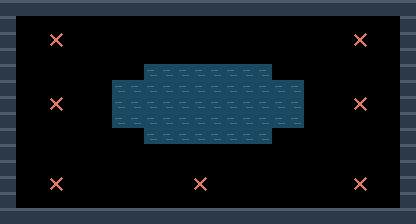

A level layout from a 2D game, rendered from its tile map. Below: a short description, then the map file with its tile-grid data intact:
An orthogonal 26x14 tile map with 16x16 px tiles, 2 tile layers (terreno, marcadores).

<map version="1.10" tiledversion="1.11.0" orientation="orthogonal" renderorder="right-down" width="26" height="14" tilewidth="16" tileheight="16" infinite="0" nextlayerid="3" nextobjectid="1">
 <properties>
  <property name="tipo" value="combate" />
  <property name="nombre" value="poza" />
 </properties>
 <tileset firstgid="1" source="muelle.tsx" />
 <layer id="1" name="terreno" width="26" height="14">
  <data encoding="csv">
1,1,1,1,1,1,1,1,1,1,1,1,1,1,1,1,1,1,1,1,1,1,1,1,1,1,
1,0,0,0,0,0,0,0,0,0,0,0,0,0,0,0,0,0,0,0,0,0,0,0,0,1,
1,0,0,0,0,0,0,0,0,0,0,0,0,0,0,0,0,0,0,0,0,0,0,0,0,1,
1,0,0,0,0,0,0,0,0,0,0,0,0,0,0,0,0,0,0,0,0,0,0,0,0,1,
1,0,0,0,0,0,0,0,0,2,2,2,2,2,2,2,2,0,0,0,0,0,0,0,0,1,
1,0,0,0,0,0,0,2,2,2,2,2,2,2,2,2,2,2,2,0,0,0,0,0,0,1,
1,0,0,0,0,0,0,2,2,2,2,2,2,2,2,2,2,2,2,0,0,0,0,0,0,1,
1,0,0,0,0,0,0,2,2,2,2,2,2,2,2,2,2,2,2,0,0,0,0,0,0,1,
1,0,0,0,0,0,0,0,0,2,2,2,2,2,2,2,2,0,0,0,0,0,0,0,0,1,
1,0,0,0,0,0,0,0,0,0,0,0,0,0,0,0,0,0,0,0,0,0,0,0,0,1,
1,0,0,0,0,0,0,0,0,0,0,0,0,0,0,0,0,0,0,0,0,0,0,0,0,1,
1,0,0,0,0,0,0,0,0,0,0,0,0,0,0,0,0,0,0,0,0,0,0,0,0,1,
1,0,0,0,0,0,0,0,0,0,0,0,0,0,0,0,0,0,0,0,0,0,0,0,0,1,
1,1,1,1,1,1,1,1,1,1,1,1,1,1,1,1,1,1,1,1,1,1,1,1,1,1
</data>
 </layer>
 <layer id="2" name="marcadores" width="26" height="14">
  <data encoding="csv">
0,0,0,0,0,0,0,0,0,0,0,0,0,0,0,0,0,0,0,0,0,0,0,0,0,0,
0,0,0,0,0,0,0,0,0,0,0,0,0,0,0,0,0,0,0,0,0,0,0,0,0,0,
0,0,0,3,0,0,0,0,0,0,0,0,0,0,0,0,0,0,0,0,0,0,3,0,0,0,
0,0,0,0,0,0,0,0,0,0,0,0,0,0,0,0,0,0,0,0,0,0,0,0,0,0,
0,0,0,0,0,0,0,0,0,0,0,0,0,0,0,0,0,0,0,0,0,0,0,0,0,0,
0,0,0,0,0,0,0,0,0,0,0,0,0,0,0,0,0,0,0,0,0,0,0,0,0,0,
0,0,0,3,0,0,0,0,0,0,0,0,0,0,0,0,0,0,0,0,0,0,3,0,0,0,
0,0,0,0,0,0,0,0,0,0,0,0,0,0,0,0,0,0,0,0,0,0,0,0,0,0,
0,0,0,0,0,0,0,0,0,0,0,0,0,0,0,0,0,0,0,0,0,0,0,0,0,0,
0,0,0,0,0,0,0,0,0,0,0,0,0,0,0,0,0,0,0,0,0,0,0,0,0,0,
0,0,0,0,0,0,0,0,0,0,0,0,0,0,0,0,0,0,0,0,0,0,0,0,0,0,
0,0,0,3,0,0,0,0,0,0,0,0,3,0,0,0,0,0,0,0,0,0,3,0,0,0,
0,0,0,0,0,0,0,0,0,0,0,0,0,0,0,0,0,0,0,0,0,0,0,0,0,0,
0,0,0,0,0,0,0,0,0,0,0,0,0,0,0,0,0,0,0,0,0,0,0,0,0,0
</data>
 </layer>
</map>
